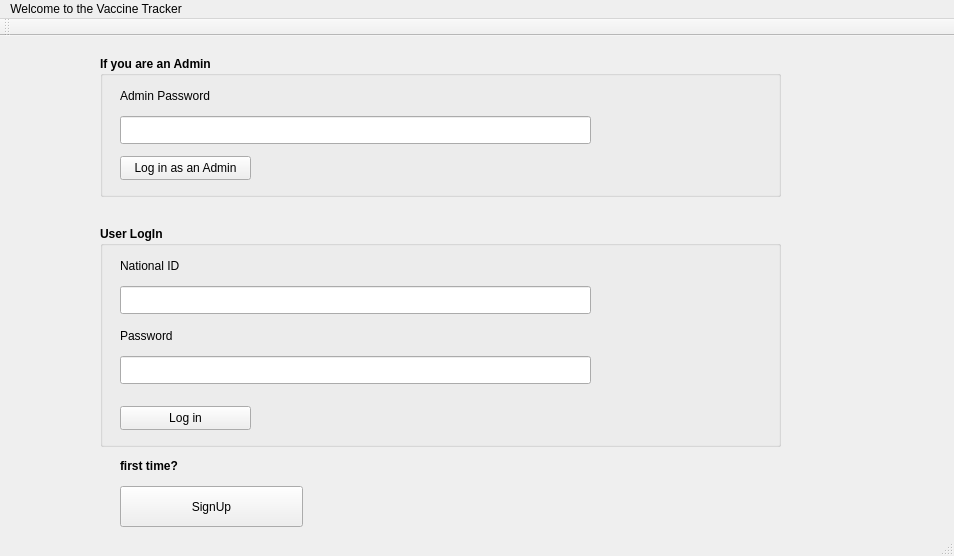
<?xml version="1.0" encoding="UTF-8"?>
<ui version="4.0">
 <class>ScreenClass</class>
 <widget class="QMainWindow" name="ScreenClass">
  <property name="geometry">
   <rect>
    <x>0</x>
    <y>0</y>
    <width>954</width>
    <height>556</height>
   </rect>
  </property>
  <property name="minimumSize">
   <size>
    <width>954</width>
    <height>556</height>
   </size>
  </property>
  <property name="maximumSize">
   <size>
    <width>954</width>
    <height>556</height>
   </size>
  </property>
  <property name="windowTitle">
   <string>Screen</string>
  </property>
  <property name="windowIcon">
   <iconset>
    <normaloff>../OneDrive/Desktop/9Nch8Ib.ico</normaloff>../OneDrive/Desktop/9Nch8Ib.ico</iconset>
  </property>
  <property name="autoFillBackground">
   <bool>false</bool>
  </property>
  <widget class="QWidget" name="centralWidget">
   <widget class="QStackedWidget" name="stackedWidget">
    <property name="geometry">
     <rect>
      <x>0</x>
      <y>0</y>
      <width>951</width>
      <height>521</height>
     </rect>
    </property>
    <property name="currentIndex">
     <number>2</number>
    </property>
    <widget class="QWidget" name="user">
     <widget class="QPushButton" name="BackBtn">
      <property name="geometry">
       <rect>
        <x>580</x>
        <y>470</y>
        <width>75</width>
        <height>24</height>
       </rect>
      </property>
      <property name="text">
       <string>Back</string>
      </property>
     </widget>
     <widget class="QPushButton" name="RemoveBtn">
      <property name="geometry">
       <rect>
        <x>670</x>
        <y>470</y>
        <width>75</width>
        <height>24</height>
       </rect>
      </property>
      <property name="text">
       <string>Remove</string>
      </property>
     </widget>
     <widget class="QLabel" name="label_2">
      <property name="enabled">
       <bool>true</bool>
      </property>
      <property name="geometry">
       <rect>
        <x>40</x>
        <y>140</y>
        <width>61</width>
        <height>16</height>
       </rect>
      </property>
      <property name="autoFillBackground">
       <bool>true</bool>
      </property>
      <property name="text">
       <string>National ID</string>
      </property>
     </widget>
     <widget class="QLabel" name="label_6">
      <property name="enabled">
       <bool>true</bool>
      </property>
      <property name="geometry">
       <rect>
        <x>40</x>
        <y>420</y>
        <width>111</width>
        <height>16</height>
       </rect>
      </property>
      <property name="autoFillBackground">
       <bool>true</bool>
      </property>
      <property name="text">
       <string>Governorate</string>
      </property>
     </widget>
     <widget class="QLabel" name="label">
      <property name="enabled">
       <bool>true</bool>
      </property>
      <property name="geometry">
       <rect>
        <x>40</x>
        <y>20</y>
        <width>121</width>
        <height>16</height>
       </rect>
      </property>
      <property name="autoFillBackground">
       <bool>true</bool>
      </property>
      <property name="text">
       <string>First Name</string>
      </property>
     </widget>
     <widget class="QLabel" name="label_3">
      <property name="enabled">
       <bool>true</bool>
      </property>
      <property name="geometry">
       <rect>
        <x>40</x>
        <y>210</y>
        <width>101</width>
        <height>16</height>
       </rect>
      </property>
      <property name="autoFillBackground">
       <bool>true</bool>
      </property>
      <property name="text">
       <string>Passsword</string>
      </property>
     </widget>
     <widget class="QPushButton" name="SignUpBtn">
      <property name="geometry">
       <rect>
        <x>850</x>
        <y>470</y>
        <width>75</width>
        <height>24</height>
       </rect>
      </property>
      <property name="text">
       <string>Sign Up</string>
      </property>
     </widget>
     <widget class="QLabel" name="label_5">
      <property name="enabled">
       <bool>true</bool>
      </property>
      <property name="geometry">
       <rect>
        <x>40</x>
        <y>350</y>
        <width>49</width>
        <height>16</height>
       </rect>
      </property>
      <property name="autoFillBackground">
       <bool>true</bool>
      </property>
      <property name="text">
       <string>Age</string>
      </property>
     </widget>
     <widget class="QPushButton" name="EditBtn">
      <property name="geometry">
       <rect>
        <x>760</x>
        <y>470</y>
        <width>75</width>
        <height>24</height>
       </rect>
      </property>
      <property name="text">
       <string>Edit</string>
      </property>
     </widget>
     <widget class="QLineEdit" name="lineEdit">
      <property name="geometry">
       <rect>
        <x>40</x>
        <y>50</y>
        <width>300</width>
        <height>21</height>
       </rect>
      </property>
     </widget>
     <widget class="QLineEdit" name="lineEdit_2">
      <property name="geometry">
       <rect>
        <x>40</x>
        <y>170</y>
        <width>300</width>
        <height>21</height>
       </rect>
      </property>
     </widget>
     <widget class="QLineEdit" name="lineEdit_6">
      <property name="geometry">
       <rect>
        <x>40</x>
        <y>240</y>
        <width>300</width>
        <height>21</height>
       </rect>
      </property>
     </widget>
     <widget class="QLineEdit" name="lineEdit_8">
      <property name="geometry">
       <rect>
        <x>40</x>
        <y>380</y>
        <width>300</width>
        <height>21</height>
       </rect>
      </property>
     </widget>
     <widget class="QGroupBox" name="groupBox">
      <property name="geometry">
       <rect>
        <x>630</x>
        <y>170</y>
        <width>241</width>
        <height>131</height>
       </rect>
      </property>
      <property name="font">
       <font>
        <pointsize>14</pointsize>
        <bold>true</bold>
       </font>
      </property>
      <property name="title">
       <string>State</string>
      </property>
      <widget class="QRadioButton" name="Not_R_Btn">
       <property name="geometry">
        <rect>
         <x>50</x>
         <y>30</y>
         <width>151</width>
         <height>20</height>
        </rect>
       </property>
       <property name="font">
        <font>
         <pointsize>9</pointsize>
         <bold>true</bold>
        </font>
       </property>
       <property name="text">
        <string>Not Vaccinated </string>
       </property>
      </widget>
      <widget class="QRadioButton" name="second_R_Btn">
       <property name="geometry">
        <rect>
         <x>50</x>
         <y>90</y>
         <width>111</width>
         <height>20</height>
        </rect>
       </property>
       <property name="font">
        <font>
         <pointsize>9</pointsize>
         <bold>true</bold>
        </font>
       </property>
       <property name="text">
        <string>Second Dose</string>
       </property>
      </widget>
      <widget class="QRadioButton" name="First_R_Btn">
       <property name="geometry">
        <rect>
         <x>50</x>
         <y>60</y>
         <width>89</width>
         <height>20</height>
        </rect>
       </property>
       <property name="font">
        <font>
         <pointsize>9</pointsize>
         <bold>true</bold>
        </font>
       </property>
       <property name="text">
        <string>First Dose </string>
       </property>
      </widget>
     </widget>
     <widget class="QGroupBox" name="groupBox_2">
      <property name="geometry">
       <rect>
        <x>40</x>
        <y>280</y>
        <width>281</width>
        <height>61</height>
       </rect>
      </property>
      <property name="title">
       <string>Gender</string>
      </property>
      <widget class="QRadioButton" name="radioButton">
       <property name="geometry">
        <rect>
         <x>30</x>
         <y>30</y>
         <width>89</width>
         <height>20</height>
        </rect>
       </property>
       <property name="text">
        <string>Male</string>
       </property>
      </widget>
      <widget class="QRadioButton" name="radioButton_2">
       <property name="geometry">
        <rect>
         <x>170</x>
         <y>30</y>
         <width>89</width>
         <height>20</height>
        </rect>
       </property>
       <property name="text">
        <string>Female</string>
       </property>
      </widget>
     </widget>
     <widget class="QComboBox" name="comboBox">
      <property name="geometry">
       <rect>
        <x>40</x>
        <y>450</y>
        <width>300</width>
        <height>21</height>
       </rect>
      </property>
      <item>
       <property name="text">
        <string>Cairo</string>
       </property>
      </item>
      <item>
       <property name="text">
        <string>Giza</string>
       </property>
      </item>
      <item>
       <property name="text">
        <string>Alexandria</string>
       </property>
      </item>
      <item>
       <property name="text">
        <string>Assiut</string>
       </property>
      </item>
      <item>
       <property name="text">
        <string>Aswan</string>
       </property>
      </item>
      <item>
       <property name="text">
        <string>Beheira</string>
       </property>
      </item>
      <item>
       <property name="text">
        <string>Bani-Suef</string>
       </property>
      </item>
      <item>
       <property name="text">
        <string>Daqahliya</string>
       </property>
      </item>
      <item>
       <property name="text">
        <string>Damietta</string>
       </property>
      </item>
      <item>
       <property name="text">
        <string>Fayyoum</string>
       </property>
      </item>
      <item>
       <property name="text">
        <string>Gharbiya</string>
       </property>
      </item>
      <item>
       <property name="text">
        <string>Helwan</string>
       </property>
      </item>
      <item>
       <property name="text">
        <string>Ismailia</string>
       </property>
      </item>
      <item>
       <property name="text">
        <string>Kafr-El-Sheikh</string>
       </property>
      </item>
      <item>
       <property name="text">
        <string>Luxor</string>
       </property>
      </item>
      <item>
       <property name="text">
        <string>Marsa-Matrouh</string>
       </property>
      </item>
      <item>
       <property name="text">
        <string>Minya</string>
       </property>
      </item>
      <item>
       <property name="text">
        <string>Monofiya</string>
       </property>
      </item>
      <item>
       <property name="text">
        <string>New-Valley</string>
       </property>
      </item>
      <item>
       <property name="text">
        <string>North-Sinai</string>
       </property>
      </item>
      <item>
       <property name="text">
        <string>Port-Said</string>
       </property>
      </item>
      <item>
       <property name="text">
        <string>Qalioubiya</string>
       </property>
      </item>
      <item>
       <property name="text">
        <string>Qena</string>
       </property>
      </item>
      <item>
       <property name="text">
        <string>Red-Sea</string>
       </property>
      </item>
      <item>
       <property name="text">
        <string>Sharqiya</string>
       </property>
      </item>
      <item>
       <property name="text">
        <string>Sohag</string>
       </property>
      </item>
      <item>
       <property name="text">
        <string>South-Siani</string>
       </property>
      </item>
      <item>
       <property name="text">
        <string>Suez</string>
       </property>
      </item>
      <item>
       <property name="text">
        <string>Tanta</string>
       </property>
      </item>
     </widget>
     <widget class="QLabel" name="label_7">
      <property name="enabled">
       <bool>true</bool>
      </property>
      <property name="geometry">
       <rect>
        <x>40</x>
        <y>80</y>
        <width>141</width>
        <height>16</height>
       </rect>
      </property>
      <property name="autoFillBackground">
       <bool>true</bool>
      </property>
      <property name="text">
       <string>Last Name</string>
      </property>
     </widget>
     <widget class="QLineEdit" name="lineEdit_7">
      <property name="geometry">
       <rect>
        <x>40</x>
        <y>110</y>
        <width>300</width>
        <height>21</height>
       </rect>
      </property>
     </widget>
    </widget>
    <widget class="QWidget" name="admin">
     <widget class="QLabel" name="label_9">
      <property name="geometry">
       <rect>
        <x>210</x>
        <y>30</y>
        <width>63</width>
        <height>20</height>
       </rect>
      </property>
      <property name="text">
       <string>TextLabel</string>
      </property>
     </widget>
     <widget class="QLabel" name="label_10">
      <property name="geometry">
       <rect>
        <x>220</x>
        <y>400</y>
        <width>71</width>
        <height>16</height>
       </rect>
      </property>
      <property name="text">
       <string>National ID</string>
      </property>
     </widget>
     <widget class="QPushButton" name="search">
      <property name="geometry">
       <rect>
        <x>660</x>
        <y>400</y>
        <width>131</width>
        <height>25</height>
       </rect>
      </property>
      <property name="text">
       <string>Search</string>
      </property>
     </widget>
     <widget class="QLabel" name="label_12">
      <property name="geometry">
       <rect>
        <x>460</x>
        <y>350</y>
        <width>41</width>
        <height>16</height>
       </rect>
      </property>
      <property name="text">
       <string>Search</string>
      </property>
     </widget>
     <widget class="QLabel" name="label_13">
      <property name="geometry">
       <rect>
        <x>210</x>
        <y>110</y>
        <width>63</width>
        <height>20</height>
       </rect>
      </property>
      <property name="text">
       <string>TextLabel</string>
      </property>
     </widget>
     <widget class="QPushButton" name="back">
      <property name="geometry">
       <rect>
        <x>160</x>
        <y>450</y>
        <width>131</width>
        <height>24</height>
       </rect>
      </property>
      <property name="text">
       <string>Back</string>
      </property>
     </widget>
     <widget class="QLineEdit" name="lineEdit_11">
      <property name="geometry">
       <rect>
        <x>300</x>
        <y>400</y>
        <width>350</width>
        <height>23</height>
       </rect>
      </property>
     </widget>
     <widget class="QLabel" name="label_26">
      <property name="geometry">
       <rect>
        <x>210</x>
        <y>190</y>
        <width>63</width>
        <height>20</height>
       </rect>
      </property>
      <property name="text">
       <string>TextLabel</string>
      </property>
     </widget>
     <widget class="QLabel" name="label_27">
      <property name="geometry">
       <rect>
        <x>210</x>
        <y>270</y>
        <width>63</width>
        <height>20</height>
       </rect>
      </property>
      <property name="text">
       <string>TextLabel</string>
      </property>
     </widget>
     <widget class="QProgressBar" name="progressBar">
      <property name="geometry">
       <rect>
        <x>300</x>
        <y>30</y>
        <width>380</width>
        <height>23</height>
       </rect>
      </property>
      <property name="value">
       <number>24</number>
      </property>
     </widget>
     <widget class="QProgressBar" name="progressBar_2">
      <property name="geometry">
       <rect>
        <x>300</x>
        <y>110</y>
        <width>380</width>
        <height>23</height>
       </rect>
      </property>
      <property name="value">
       <number>24</number>
      </property>
     </widget>
     <widget class="QProgressBar" name="progressBar_3">
      <property name="geometry">
       <rect>
        <x>300</x>
        <y>190</y>
        <width>380</width>
        <height>23</height>
       </rect>
      </property>
      <property name="value">
       <number>24</number>
      </property>
     </widget>
     <widget class="QProgressBar" name="progressBar_4">
      <property name="geometry">
       <rect>
        <x>300</x>
        <y>270</y>
        <width>380</width>
        <height>23</height>
       </rect>
      </property>
      <property name="value">
       <number>24</number>
      </property>
     </widget>
     <widget class="QPushButton" name="moreStat">
      <property name="geometry">
       <rect>
        <x>660</x>
        <y>450</y>
        <width>131</width>
        <height>24</height>
       </rect>
      </property>
      <property name="text">
       <string>Advanced Statistics</string>
      </property>
     </widget>
     <widget class="QPushButton" name="pushButton_2">
      <property name="geometry">
       <rect>
        <x>410</x>
        <y>450</y>
        <width>131</width>
        <height>24</height>
       </rect>
      </property>
      <property name="text">
       <string>Waiting list</string>
      </property>
     </widget>
    </widget>
    <widget class="QWidget" name="home">
     <widget class="QLabel" name="SingUplabel">
      <property name="geometry">
       <rect>
        <x>120</x>
        <y>420</y>
        <width>81</width>
        <height>20</height>
       </rect>
      </property>
      <property name="font">
       <font>
        <bold>true</bold>
       </font>
      </property>
      <property name="text">
       <string>first time?</string>
      </property>
     </widget>
     <widget class="QPushButton" name="signuplink_2">
      <property name="geometry">
       <rect>
        <x>120</x>
        <y>450</y>
        <width>183</width>
        <height>41</height>
       </rect>
      </property>
      <property name="text">
       <string>SignUp</string>
      </property>
     </widget>
     <widget class="QGroupBox" name="groupBox_3">
      <property name="geometry">
       <rect>
        <x>100</x>
        <y>190</y>
        <width>681</width>
        <height>221</height>
       </rect>
      </property>
      <property name="font">
       <font>
        <bold>true</bold>
       </font>
      </property>
      <property name="title">
       <string>User LogIn</string>
      </property>
      <widget class="QPushButton" name="logIn">
       <property name="geometry">
        <rect>
         <x>20</x>
         <y>180</y>
         <width>131</width>
         <height>24</height>
        </rect>
       </property>
       <property name="font">
        <font>
         <bold>false</bold>
        </font>
       </property>
       <property name="text">
        <string>Log in</string>
       </property>
      </widget>
      <widget class="QLineEdit" name="lineEdit_3">
       <property name="geometry">
        <rect>
         <x>20</x>
         <y>60</y>
         <width>471</width>
         <height>28</height>
        </rect>
       </property>
      </widget>
      <widget class="QLabel" name="Passwordlabel_4">
       <property name="geometry">
        <rect>
         <x>20</x>
         <y>100</y>
         <width>81</width>
         <height>20</height>
        </rect>
       </property>
       <property name="font">
        <font>
         <bold>false</bold>
        </font>
       </property>
       <property name="text">
        <string>Password</string>
       </property>
      </widget>
      <widget class="QLineEdit" name="lineEdit_4">
       <property name="geometry">
        <rect>
         <x>20</x>
         <y>130</y>
         <width>471</width>
         <height>28</height>
        </rect>
       </property>
       <property name="inputMethodHints">
        <set>Qt::ImhHiddenText</set>
       </property>
       <property name="clearButtonEnabled">
        <bool>true</bool>
       </property>
      </widget>
      <widget class="QLabel" name="IDlabel_3">
       <property name="geometry">
        <rect>
         <x>20</x>
         <y>30</y>
         <width>81</width>
         <height>20</height>
        </rect>
       </property>
       <property name="font">
        <font>
         <bold>false</bold>
        </font>
       </property>
       <property name="text">
        <string>National ID</string>
       </property>
      </widget>
     </widget>
     <widget class="QGroupBox" name="groupBox_4">
      <property name="geometry">
       <rect>
        <x>100</x>
        <y>20</y>
        <width>681</width>
        <height>141</height>
       </rect>
      </property>
      <property name="font">
       <font>
        <bold>true</bold>
       </font>
      </property>
      <property name="title">
       <string>If you are an Admin</string>
      </property>
      <widget class="QLineEdit" name="lineEdit_5">
       <property name="geometry">
        <rect>
         <x>20</x>
         <y>60</y>
         <width>471</width>
         <height>28</height>
        </rect>
       </property>
       <property name="inputMethodHints">
        <set>Qt::ImhHiddenText|Qt::ImhNoPredictiveText|Qt::ImhSensitiveData</set>
       </property>
       <property name="text">
        <string/>
       </property>
       <property name="clearButtonEnabled">
        <bool>true</bool>
       </property>
      </widget>
      <widget class="QLabel" name="Passwordlabel_5">
       <property name="geometry">
        <rect>
         <x>20</x>
         <y>30</y>
         <width>141</width>
         <height>20</height>
        </rect>
       </property>
       <property name="font">
        <font>
         <bold>false</bold>
        </font>
       </property>
       <property name="text">
        <string>Admin Password</string>
       </property>
      </widget>
      <widget class="QPushButton" name="logIn_2">
       <property name="geometry">
        <rect>
         <x>20</x>
         <y>100</y>
         <width>131</width>
         <height>24</height>
        </rect>
       </property>
       <property name="font">
        <font>
         <bold>false</bold>
        </font>
       </property>
       <property name="text">
        <string>Log in as an Admin</string>
       </property>
      </widget>
     </widget>
    </widget>
    <widget class="QWidget" name="stat">
     <widget class="QLabel" name="label_11">
      <property name="geometry">
       <rect>
        <x>30</x>
        <y>120</y>
        <width>63</width>
        <height>20</height>
       </rect>
      </property>
      <property name="text">
       <string>TextLabel</string>
      </property>
     </widget>
     <widget class="QProgressBar" name="progressBar_5">
      <property name="geometry">
       <rect>
        <x>120</x>
        <y>120</y>
        <width>320</width>
        <height>23</height>
       </rect>
      </property>
      <property name="value">
       <number>24</number>
      </property>
     </widget>
     <widget class="QLabel" name="label_14">
      <property name="geometry">
       <rect>
        <x>30</x>
        <y>230</y>
        <width>63</width>
        <height>20</height>
       </rect>
      </property>
      <property name="text">
       <string>TextLabel</string>
      </property>
     </widget>
     <widget class="QProgressBar" name="progressBar_6">
      <property name="geometry">
       <rect>
        <x>120</x>
        <y>230</y>
        <width>320</width>
        <height>23</height>
       </rect>
      </property>
      <property name="value">
       <number>24</number>
      </property>
     </widget>
     <widget class="QLabel" name="label_15">
      <property name="geometry">
       <rect>
        <x>30</x>
        <y>340</y>
        <width>63</width>
        <height>20</height>
       </rect>
      </property>
      <property name="text">
       <string>TextLabel</string>
      </property>
     </widget>
     <widget class="QProgressBar" name="progressBar_7">
      <property name="geometry">
       <rect>
        <x>120</x>
        <y>340</y>
        <width>320</width>
        <height>23</height>
       </rect>
      </property>
      <property name="value">
       <number>24</number>
      </property>
     </widget>
     <widget class="QLabel" name="label_16">
      <property name="geometry">
       <rect>
        <x>200</x>
        <y>60</y>
        <width>150</width>
        <height>21</height>
       </rect>
      </property>
      <property name="font">
       <font>
        <pointsize>16</pointsize>
        <bold>true</bold>
       </font>
      </property>
      <property name="text">
       <string>TextLabel</string>
      </property>
     </widget>
     <widget class="QProgressBar" name="progressBar_8">
      <property name="geometry">
       <rect>
        <x>590</x>
        <y>230</y>
        <width>320</width>
        <height>23</height>
       </rect>
      </property>
      <property name="value">
       <number>24</number>
      </property>
     </widget>
     <widget class="QLabel" name="label_18">
      <property name="geometry">
       <rect>
        <x>500</x>
        <y>340</y>
        <width>63</width>
        <height>20</height>
       </rect>
      </property>
      <property name="text">
       <string>TextLabel</string>
      </property>
     </widget>
     <widget class="QLabel" name="label_19">
      <property name="geometry">
       <rect>
        <x>500</x>
        <y>120</y>
        <width>63</width>
        <height>20</height>
       </rect>
      </property>
      <property name="text">
       <string>TextLabel</string>
      </property>
     </widget>
     <widget class="QLabel" name="label_20">
      <property name="geometry">
       <rect>
        <x>500</x>
        <y>230</y>
        <width>63</width>
        <height>20</height>
       </rect>
      </property>
      <property name="text">
       <string>TextLabel</string>
      </property>
     </widget>
     <widget class="QProgressBar" name="progressBar_9">
      <property name="geometry">
       <rect>
        <x>590</x>
        <y>340</y>
        <width>320</width>
        <height>23</height>
       </rect>
      </property>
      <property name="value">
       <number>24</number>
      </property>
     </widget>
     <widget class="QProgressBar" name="progressBar_10">
      <property name="geometry">
       <rect>
        <x>590</x>
        <y>120</y>
        <width>320</width>
        <height>23</height>
       </rect>
      </property>
      <property name="value">
       <number>24</number>
      </property>
     </widget>
     <widget class="QLabel" name="label_21">
      <property name="geometry">
       <rect>
        <x>670</x>
        <y>60</y>
        <width>150</width>
        <height>21</height>
       </rect>
      </property>
      <property name="font">
       <font>
        <pointsize>16</pointsize>
        <bold>true</bold>
       </font>
      </property>
      <property name="text">
       <string>TextLabel</string>
      </property>
     </widget>
     <widget class="QPushButton" name="backToAdmin">
      <property name="geometry">
       <rect>
        <x>410</x>
        <y>450</y>
        <width>131</width>
        <height>24</height>
       </rect>
      </property>
      <property name="text">
       <string>Back</string>
      </property>
     </widget>
    </widget>
    <widget class="QWidget" name="page">
     <widget class="QPushButton" name="pushButton">
      <property name="geometry">
       <rect>
        <x>410</x>
        <y>450</y>
        <width>131</width>
        <height>24</height>
       </rect>
      </property>
      <property name="text">
       <string>Back</string>
      </property>
     </widget>
     <widget class="QTableView" name="tableView">
      <property name="geometry">
       <rect>
        <x>15</x>
        <y>81</y>
        <width>421</width>
        <height>351</height>
       </rect>
      </property>
      <property name="autoScroll">
       <bool>true</bool>
      </property>
      <property name="dragEnabled">
       <bool>false</bool>
      </property>
      <property name="iconSize">
       <size>
        <width>0</width>
        <height>0</height>
       </size>
      </property>
     </widget>
     <widget class="QTableView" name="tableView_2">
      <property name="geometry">
       <rect>
        <x>520</x>
        <y>80</y>
        <width>421</width>
        <height>351</height>
       </rect>
      </property>
      <property name="autoScroll">
       <bool>true</bool>
      </property>
      <property name="dragEnabled">
       <bool>false</bool>
      </property>
      <property name="iconSize">
       <size>
        <width>0</width>
        <height>0</height>
       </size>
      </property>
     </widget>
     <widget class="QLabel" name="label_4">
      <property name="geometry">
       <rect>
        <x>110</x>
        <y>30</y>
        <width>221</width>
        <height>51</height>
       </rect>
      </property>
      <property name="font">
       <font>
        <pointsize>16</pointsize>
        <bold>true</bold>
       </font>
      </property>
      <property name="text">
       <string>First dose Waiting list</string>
      </property>
     </widget>
     <widget class="QLabel" name="label_8">
      <property name="geometry">
       <rect>
        <x>610</x>
        <y>30</y>
        <width>251</width>
        <height>51</height>
       </rect>
      </property>
      <property name="font">
       <font>
        <pointsize>16</pointsize>
        <bold>true</bold>
       </font>
      </property>
      <property name="text">
       <string>Second dose Waiting list</string>
      </property>
     </widget>
    </widget>
   </widget>
  </widget>
  <widget class="QMenuBar" name="menuBar">
   <property name="geometry">
    <rect>
     <x>0</x>
     <y>0</y>
     <width>954</width>
     <height>22</height>
    </rect>
   </property>
   <widget class="QMenu" name="menuWelcome_to_the_Vaccine_Tracker">
    <property name="title">
     <string>Welcome to the Vaccine Tracker</string>
    </property>
    <addaction name="separator"/>
   </widget>
   <widget class="QMenu" name="menu">
    <property name="title">
     <string/>
    </property>
   </widget>
   <addaction name="menuWelcome_to_the_Vaccine_Tracker"/>
   <addaction name="menu"/>
  </widget>
  <widget class="QToolBar" name="mainToolBar">
   <attribute name="toolBarArea">
    <enum>TopToolBarArea</enum>
   </attribute>
   <attribute name="toolBarBreak">
    <bool>false</bool>
   </attribute>
  </widget>
  <widget class="QStatusBar" name="statusBar"/>
 </widget>
 <layoutdefault spacing="6" margin="11"/>
 <resources>
  <include location="Screen.qrc"/>
 </resources>
 <connections/>
</ui>
